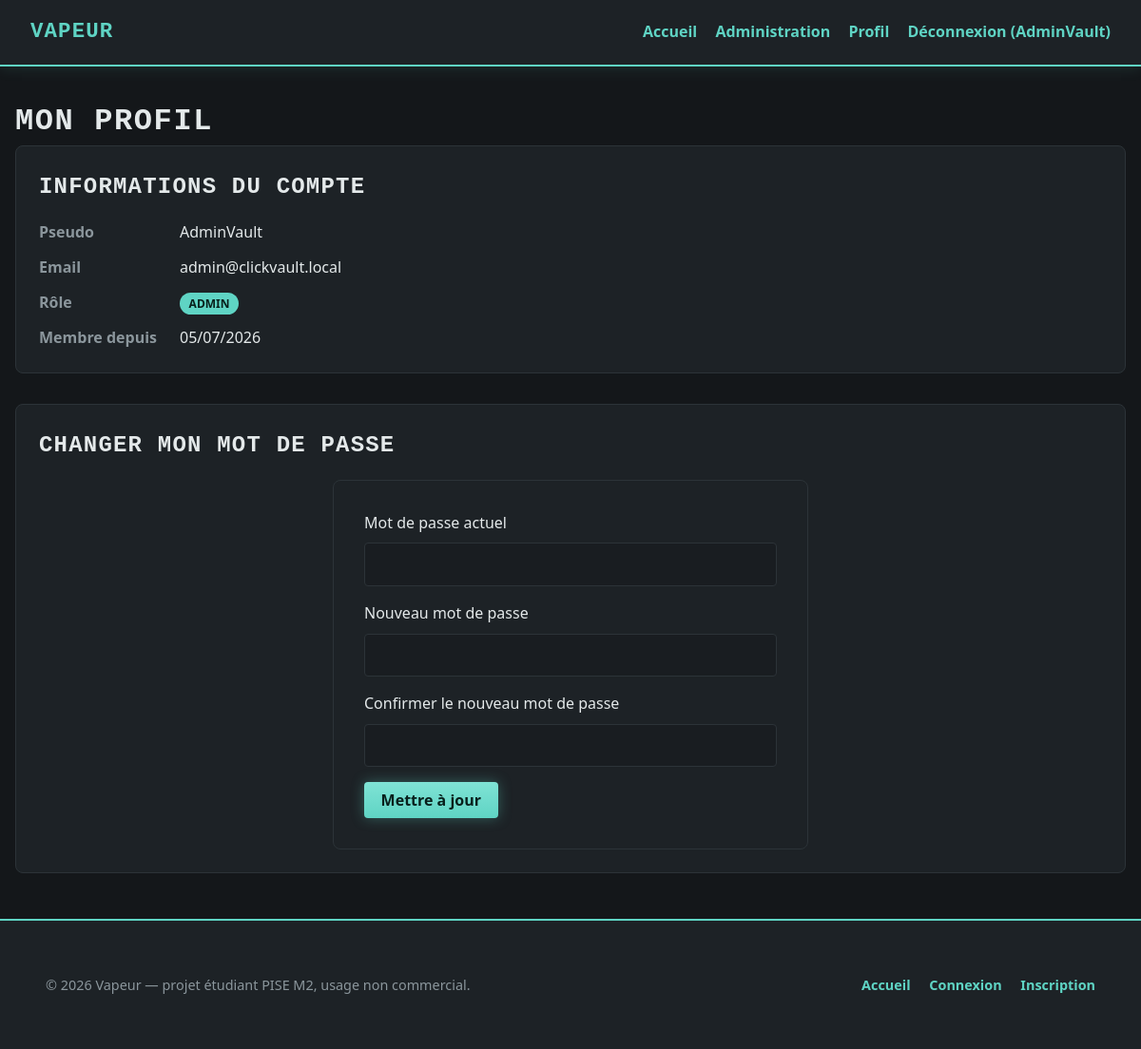
The page /profil.php (signed in) on the database its author committed.
### tables this page shows
CREATE TABLE `users` (
  `id_user` int(11) NOT NULL,
  `username` varchar(50) NOT NULL,
  `email` varchar(150) NOT NULL,
  `password` varchar(255) NOT NULL,
  `role` enum('user','admin') NOT NULL DEFAULT 'user',
  `created_at` datetime NOT NULL DEFAULT CURRENT_TIMESTAMP
);

### fonction/fonctions.php (called while the page is built, shortened)
<?php
function trouverUtilisateur(PDO $pdo, string $pseudo)
{
    $requete = $pdo->prepare('SELECT * FROM users WHERE username = :pseudo');
    $requete->execute(['pseudo' => $pseudo]);
    return $requete->fetch();
}

### profil.php (the view, shortened to what this page needs)
<?php
require_once 'parametrage/param.php';
require_once 'fonction/fonctions.php';
$utilisateur = trouverUtilisateur($pdo, $_SESSION['username']);
include 'header.php';
?>
<h1>Mon profil</h1>
<section class="profile-section">
    <h2>Informations du compte</h2>
    <dl class="profile-info">
        <dt>Pseudo</dt>
        <dd><?= htmlspecialchars($utilisateur['username']) ?></dd>
        <dt>Email</dt>
        <dd><?= htmlspecialchars($utilisateur['email']) ?></dd>
        <dt>Rôle</dt>
        <dd><span class="badge badge-<?= htmlspecialchars($utilisateur['role']) ?>"><?= htmlspecialchars($utilisateur['role']) ?></span></dd>
        <dt>Membre depuis</dt>
        <dd><?= date('d/m/Y', strtotime($utilisateur['created_at'])) ?></dd>
    </dl>
</section>
<section class="profile-section">
    <h2>Changer mon mot de passe</h2>
    <form method="POST" action="profil.php">
        <div class="form-group">
            <label for="motDePasseActuel">Mot de passe actuel</label>
            <input type="password" id="motDePasseActuel" name="motDePasseActuel" required>
        </div>
        <div class="form-group">
            <label for="nouveauMotDePasse">Nouveau mot de passe</label>
            <input type="password" id="nouveauMotDePasse" name="nouveauMotDePasse" minlength="8" required>
        </div>
        <div class="form-group">
            <label for="confirmationNouveauMotDePasse">Confirmer le nouveau mot de passe</label>
            <input type="password" id="confirmationNouveauMotDePasse" name="confirmationNouveauMotDePasse" minlength="8" required>
        </div>
        <button type="submit" class="btn">Mettre à jour</button>
    </form>
</section>
<?php include 'footer.php'; ?>

### style.css (style rules this page uses)
:root { --bg-color: #14171a; --card-bg: #1d2226; --border-color: #2c3338; --input-bg: #191d21; --text-main: #e4e9ea; --text-muted: #8b969c; --accent: #5fd4c4; --accent-hover: #7fe3d5; --accent-ink: #08201c; --danger: #e8734a; --danger-hover: #d1613b; --success: #6fbf8b; --star: #f0c869; --font-display: 'Cascadia Code', 'SF Mono', Consolas, 'Liberation Mono', monospace; }
* { box-sizing: border-box; margin: 0; padding: 0; }
body { font-family: 'Segoe UI', Tahoma, Geneva, Verdana, sans-serif; background-color: var(--bg-color); color: var(--text-main); line-height: 1.6; }
h1, h2, .logo { font-family: var(--font-display); text-transform: uppercase; letter-spacing: 0.05em; }
.btn { display: inline-block; background: linear-gradient(180deg, var(--accent-hover), var(--accent)); color: var(--accent-ink); padding: 0.5rem 1.1rem; border-radius: 4px; font-weight: bold; border: none; cursor: pointer; font-size: 1rem; font-family: inherit; box-shadow: 0 0 14px rgba(95, 212, 196, 0.35); transition: box-shadow 0.2s; }
form { background: var(--card-bg); border: 1px solid var(--border-color); padding: 2rem; border-radius: 8px; max-width: 500px; margin: 0 auto; }
.form-group { margin-bottom: 1rem; }
label { display: block; margin-bottom: 0.5rem; }
input[type="text"], input[type="email"], input[type="password"], input[type="number"], input[type="file"], textarea { width: 100%; padding: 0.8rem; border-radius: 4px; border: 1px solid var(--border-color); background: var(--input-bg); color: var(--text-main); font-family: inherit; }
.profile-section { background: var(--card-bg); border: 1px solid var(--border-color); border-radius: 8px; padding: 1.5rem; margin-bottom: 2rem; }
.profile-section h2 { margin-bottom: 1rem; }
.profile-info { display: grid; grid-template-columns: max-content 1fr; gap: 0.7rem 1.5rem; align-items: center; }
.profile-info dt { color: var(--text-muted); font-weight: bold; }
.profile-info dd { margin: 0; }
.badge { padding: 0.2rem 0.6rem; border-radius: 100px; font-size: 0.75rem; font-weight: bold; text-transform: uppercase; }
.badge-admin { background: var(--accent); color: var(--accent-ink); }

### rows shown on the page
users: username "AdminVault", email "admin@clickvault.local", role "ADMIN", created_at "05/07/2026"

### other values the page prints
SITE_NAME "VAPEUR"
$_SESSION['username'] "AdminVault"
SITE_NAME "Vapeur"
